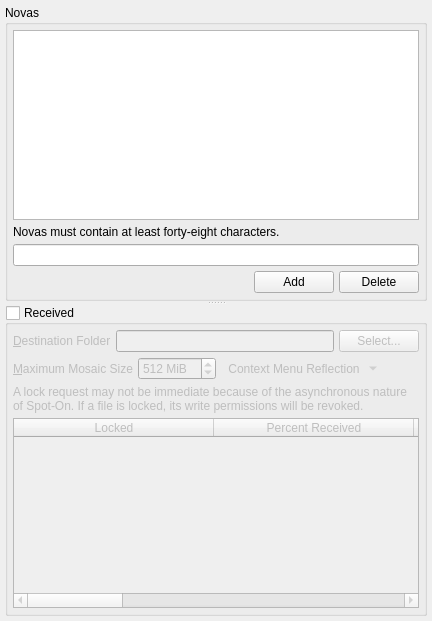
              <widget class="QWidget" name="tab_received">
               <attribute name="title">
                <string>&amp;Received</string>
               </attribute>
               <layout class="QVBoxLayout" name="verticalLayout_44">
                <property name="spacing">
                 <number>5</number>
                </property>
                <property name="leftMargin">
                 <number>5</number>
                </property>
                <property name="topMargin">
                 <number>5</number>
                </property>
                <property name="rightMargin">
                 <number>5</number>
                </property>
                <property name="bottomMargin">
                 <number>5</number>
                </property>
                <item>
                 <widget class="QSplitter" name="splitter">
                  <property name="orientation">
                   <enum>Qt::Vertical</enum>
                  </property>
                  <widget class="QGroupBox" name="groupBox_8">
                   <property name="title">
                    <string>Novas</string>
                   </property>
                   <layout class="QVBoxLayout" name="verticalLayout_25">
                    <property name="spacing">
                     <number>5</number>
                    </property>
                    <property name="leftMargin">
                     <number>5</number>
                    </property>
                    <property name="topMargin">
                     <number>5</number>
                    </property>
                    <property name="rightMargin">
                     <number>5</number>
                    </property>
                    <property name="bottomMargin">
                     <number>5</number>
                    </property>
                    <item>
                     <widget class="QListWidget" name="novas">
                      <property name="tabKeyNavigation">
                       <bool>true</bool>
                      </property>
                      <property name="selectionBehavior">
                       <enum>QAbstractItemView::SelectRows</enum>
                      </property>
                      <property name="horizontalScrollMode">
                       <enum>QAbstractItemView::ScrollPerPixel</enum>
                      </property>
                     </widget>
                    </item>
                    <item>
                     <widget class="QLabel" name="label_90">
                      <property name="text">
                       <string>Novas must contain at least forty-eight characters.</string>
                      </property>
                     </widget>
                    </item>
                    <item>
                     <widget class="QLineEdit" name="receiveNova"/>
                    </item>
                    <item>
                     <layout class="QHBoxLayout" name="horizontalLayout_43">
                      <property name="spacing">
                       <number>5</number>
                      </property>
                      <item>
                       <spacer name="horizontalSpacer_40">
                        <property name="orientation">
                         <enum>Qt::Horizontal</enum>
                        </property>
                        <property name="sizeHint" stdset="0">
                         <size>
                          <width>40</width>
                          <height>20</height>
                         </size>
                        </property>
                       </spacer>
                      </item>
                      <item>
                       <widget class="QPushButton" name="addNova">
                        <property name="text">
                         <string>Add</string>
                        </property>
                       </widget>
                      </item>
                      <item>
                       <widget class="QPushButton" name="deleteNova">
                        <property name="text">
                         <string>Delete</string>
                        </property>
                       </widget>
                      </item>
                     </layout>
                    </item>
                   </layout>
                  </widget>
                  <widget class="QGroupBox" name="receivers">
                   <property name="title">
                    <string>Received</string>
                   </property>
                   <property name="checkable">
                    <bool>true</bool>
                   </property>
                   <property name="checked">
                    <bool>false</bool>
                   </property>
                   <layout class="QVBoxLayout" name="verticalLayout_41">
                    <property name="spacing">
                     <number>5</number>
                    </property>
                    <property name="leftMargin">
                     <number>5</number>
                    </property>
                    <property name="topMargin">
                     <number>5</number>
                    </property>
                    <property name="rightMargin">
                     <number>5</number>
                    </property>
                    <property name="bottomMargin">
                     <number>5</number>
                    </property>
                    <item>
                     <layout class="QHBoxLayout" name="horizontalLayout_54">
                      <property name="spacing">
                       <number>5</number>
                      </property>
                      <item>
                       <widget class="QLabel" name="label_63">
                        <property name="text">
                         <string>&amp;Destination Folder</string>
                        </property>
                        <property name="buddy">
                         <cstring>destination</cstring>
                        </property>
                       </widget>
                      </item>
                      <item>
                       <widget class="QLineEdit" name="destination"/>
                      </item>
                      <item>
                       <widget class="QPushButton" name="etpSelectDestination">
                        <property name="text">
                         <string>Select...</string>
                        </property>
                       </widget>
                      </item>
                     </layout>
                    </item>
                    <item>
                     <layout class="QHBoxLayout" name="horizontalLayout_55">
                      <property name="spacing">
                       <number>5</number>
                      </property>
                      <item>
                       <widget class="QLabel" name="label_59">
                        <property name="text">
                         <string>&amp;Maximum Mosaic Size</string>
                        </property>
                        <property name="buddy">
                         <cstring>etpMaxMosaicSize</cstring>
                        </property>
                       </widget>
                      </item>
                      <item>
                       <widget class="QSpinBox" name="etpMaxMosaicSize">
                        <property name="suffix">
                         <string> MiB</string>
                        </property>
                        <property name="minimum">
                         <number>1</number>
                        </property>
                        <property name="maximum">
                         <number>5000</number>
                        </property>
                        <property name="value">
                         <number>512</number>
                        </property>
                       </widget>
                      </item>
                      <item>
                       <widget class="QToolButton" name="receivedActionMenu">
                        <property name="toolTip">
                         <string>Context Menu</string>
                        </property>
                        <property name="text">
                         <string>Context Menu Reflection</string>
                        </property>
                        <property name="icon">
                         <iconset resource="../Icons/icons.qrc">
                          <normaloff>:/generic/menu.png</normaloff>:/generic/menu.png</iconset>
                        </property>
                        <property name="popupMode">
                         <enum>QToolButton::MenuButtonPopup</enum>
                        </property>
                        <property name="autoRaise">
                         <bool>true</bool>
                        </property>
                       </widget>
                      </item>
                      <item>
                       <spacer name="horizontalSpacer_44">
                        <property name="orientation">
                         <enum>Qt::Horizontal</enum>
                        </property>
                        <property name="sizeHint" stdset="0">
                         <size>
                          <width>40</width>
                          <height>20</height>
                         </size>
                        </property>
                       </spacer>
                      </item>
                     </layout>
                    </item>
                    <item>
                     <widget class="QLabel" name="label_117">
                      <property name="text">
                       <string>&lt;html&gt;&lt;head/&gt;&lt;body&gt;&lt;p&gt;A lock request may not be immediate because of the asynchronous nature of Spot-On. If a file is locked, its write permissions will be revoked.&lt;/p&gt;&lt;/body&gt;&lt;/html&gt;</string>
                      </property>
                      <property name="wordWrap">
                       <bool>true</bool>
                      </property>
                     </widget>
                    </item>
                    <item>
                     <widget class="QTableWidget" name="received">
                      <property name="alternatingRowColors">
                       <bool>true</bool>
                      </property>
                      <property name="selectionMode">
                       <enum>QAbstractItemView::SingleSelection</enum>
                      </property>
                      <property name="selectionBehavior">
                       <enum>QAbstractItemView::SelectRows</enum>
                      </property>
                      <property name="horizontalScrollMode">
                       <enum>QAbstractItemView::ScrollPerPixel</enum>
                      </property>
                      <property name="sortingEnabled">
                       <bool>true</bool>
                      </property>
                      <attribute name="horizontalHeaderDefaultSectionSize">
                       <number>200</number>
                      </attribute>
                      <attribute name="horizontalHeaderStretchLastSection">
                       <bool>true</bool>
                      </attribute>
                      <column>
                       <property name="text">
                        <string>Locked</string>
                       </property>
                      </column>
                      <column>
                       <property name="text">
                        <string>Percent Received</string>
                       </property>
                      </column>
                      <column>
                       <property name="text">
                        <string>Pulse Size</string>
                       </property>
                      </column>
                      <column>
                       <property name="text">
                        <string>Total Size</string>
                       </property>
                      </column>
                      <column>
                       <property name="text">
                        <string>File</string>
                       </property>
                      </column>
                      <column>
                       <property name="text">
                        <string>Computed SHA-1 Hash</string>
                       </property>
                      </column>
                      <column>
                       <property name="text">
                        <string>Expected SHA-1 Hash</string>
                       </property>
                      </column>
                      <column>
                       <property name="text">
                        <string>OID</string>
                       </property>
                      </column>
                     </widget>
                    </item>
                   </layout>
                  </widget>
                 </widget>
                </item>
               </layout>
              </widget>
